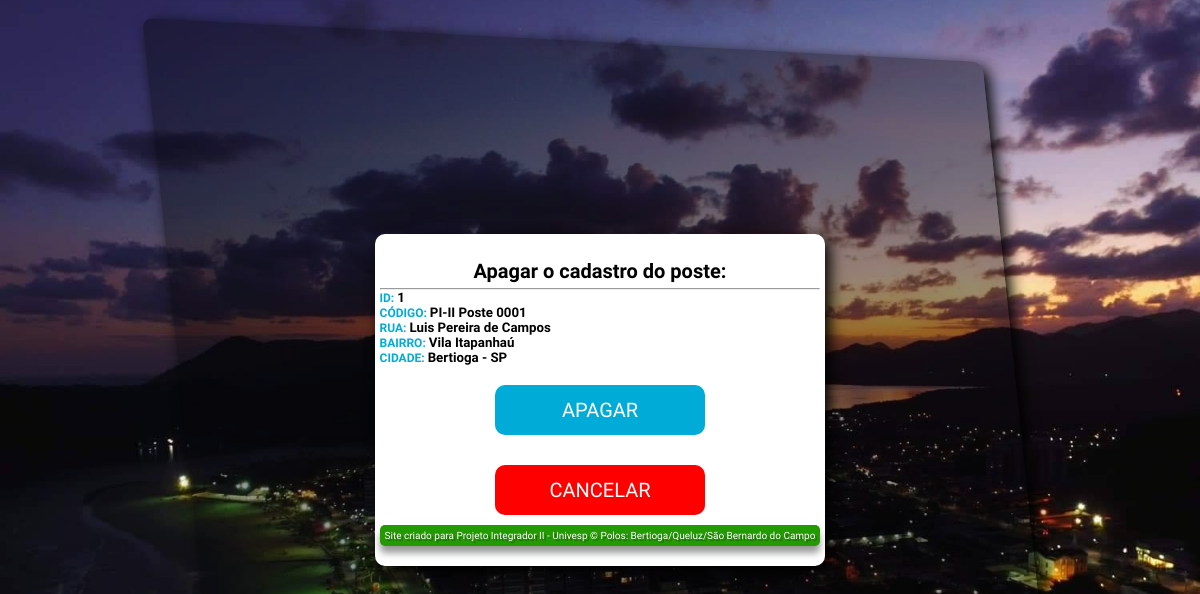
The app's page /apaga/1 (signed in) with its own data.
### app.py (models this page shows)
class Poste(db.Model):
    id = db.Column('id', db.Integer, primary_key=True, autoincrement=True)
    codigo = db.Column(db.String(20), nullable=False)
    rua = db.Column(db.String(50), nullable=False)
    bairro = db.Column(db.String(50), nullable=False)
    cidade = db.Column(db.String(300), nullable=False)

### app.py (the view, shortened to what this page needs)
@app.route('/apaga/<int:id>', methods=['GET', 'POST'])
def apaga(id):
    if 'username' in session:
        mostra = Poste.query.get(id)
        return render_template('apaga.html', mostra=mostra)
    else:
        return render_template('errologin.html')

### templates/apaga.html (shortened to what this page needs)
    {% extends 'base.html' %}
    {% block conteudo %}
	<section>
		<form action="#" method="POST">
			<h1>Apagar o cadastro do poste:</h1>
            <hr>
            <h5>
                <strong class="azul">ID: </strong>{{mostra.id}}<br>
                <strong class="azul">CÓDIGO: </strong>{{mostra.codigo}}<br>
                <strong class="azul">RUA: </strong>{{mostra.rua}}<br>
                <strong class="azul">BAIRRO: </strong>{{mostra.bairro}}<br>
                <strong class="azul">CIDADE: </strong>{{mostra.cidade}}<br>
            </h5>
                    <a href="/delete/{{mostra.id}}"><button class="azulp" type="button" >APAGAR</button></a>
                    <a href="/postescadastrados"><button class="vermelho" type="button" >CANCELAR</button></a>
			<p class="dev">Site criado para Projeto Integrador II - Univesp &copy
				Polos: Bertioga/Queluz/São Bernardo do Campo</p>
		</form>
	</section>
    {% endblock %}

### static/css/style.css (style rules this page uses)
* { margin: 0; padding: 0; box-sizing: border-box; font-family: "Ubuntu", sans-serif; }
body { display: flex; align-items: center; justify-content: center; min-height: 100vh; }
.bg { background-image: url("../imagens/Bertioga1.jpg"); background-repeat: no-repeat; background-size: cover; background-position: center; background-attachment: fixed; }
.azul { font-size: 12px; color: #00acd7; }
section { display: flex; background: #fff; padding: 20px 5px; border-radius: 10px; box-shadow: 5px 5px 15px; max-width: 70vw; }
section { min-width: 30%; }
section h1 { padding: 5px 10px; text-align: center; font-size: 20px; }
button { margin: 10px 0; margin-top: 0; margin-left: 0; width: calc(50% - 10px); height: 50px; background-color: #229A00; color: #fff; font-size: 20px; border:none; border-radius: 10px; cursor: pointer; transition: .3s linear; }
.vermelho { background-color: red; }
.azulp { background-color: #00acd7; }
form { width: 100%; }
form a { text-decoration: none; font-size: 16px; color: #555; font-weight: 500; padding-top: 20px; text-align: center; display: block; }
.dev { background-color: #229A00; font-size: 10px; color: white; font-weight: 500; text-align: center; border-radius: 5px; padding: 5px; text-shadow: 2px 2px 0px rgba(0, 0, 0, 0.267); box-shadow: 0px 7px 7px rgba(0, 0, 0, 0.4); }

### records on screen
Poste: id "1", codigo "PI-II Poste 0001", rua "Luis Pereira de Campos", bairro "Vila Itapanhaú", cidade "Bertioga - SP"
